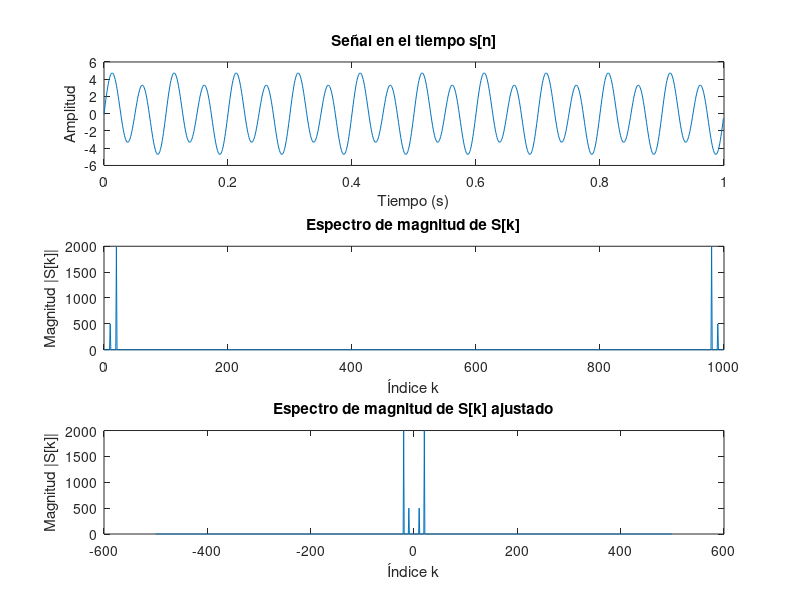
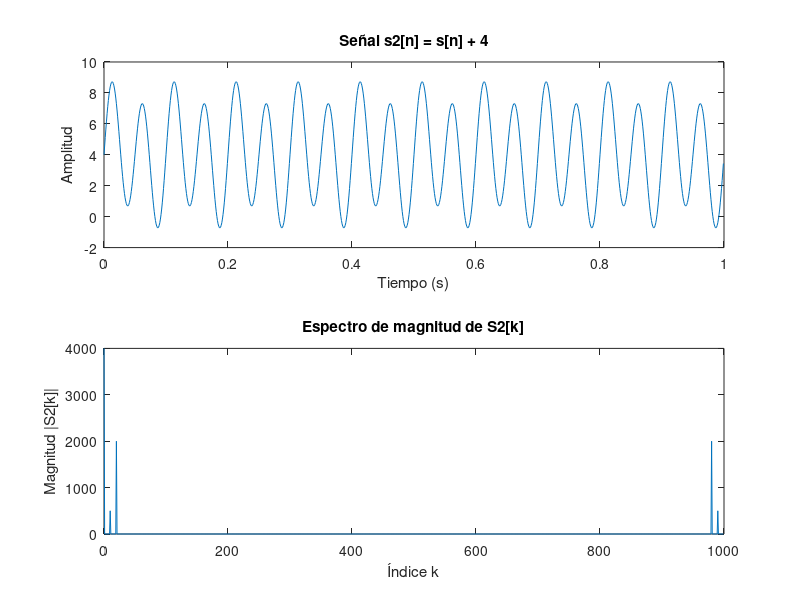

Recreate these plots in MATLAB, in order.

f1 =10;
f2 =20;
T = 0.001; % periodo de muestreo
s = @(t) sin(2*pi*f1*t) + 4*sin(2*pi*f2*t); % señal a analizar
#Ejercicio 1

tini = 0; tfin = 1; fm = 1/T;

t = tini:T:tfin-T; % vector de tiempo
s_n = s(t); % señal discreta




N = length(s_n); % número de muestras

% Calculo la TDF S[k]. Para eso voy a usar la funcion fft.
S_k = fft(s_n); % usa la formula que esta en la teoria. El resultado da N muestras
                
figure(1)
clf; % Limpia la figura actual

% Gráfico en el dominio del tiempo
subplot(3,1,1);
plot(t, s_n);
xlabel('Tiempo (s)');
ylabel('Amplitud');
title('Señal en el tiempo s[n]');

% Gráfico en el dominio de la frecuencia (TDF)
subplot(3,1,2);
plot(0:N-1, abs(S_k));
xlabel('Índice k');
ylabel('Magnitud |S[k]|');
title('Espectro de magnitud de S[k]');

# tengo que recortar laparte negativa de fft que obtengo, y pegarla en la parte negativa
# debo ajustar el espectro frecuencial para que laparte negativa quede al principio

s_negativa = S_k(N/2+1:end); % parte negativa de la FFT
s_positiva = S_k(1:N/2); % parte positiva de la FFT
S_k_ajustada = [s_negativa, s_positiva]; % ajusto el espectro frecuencial


% Gráfico en el dominio de la frecuencia (TDF) ajustado
subplot(3,1,3);
plot(-N/2:N/2-1, abs(S_k_ajustada));
xlabel('Índice k');
ylabel('Magnitud |S[k]|');
title('Espectro de magnitud de S[k] ajustado');


# Ejercicio 2

E_s1 = sum(s_n.^2); % energía de la señal s[n]

E_s2 = 1/N * sum(abs(S_k).^2); % energía de la señal s[n] usando la TDF

if abs(E_s1 - E_s2) < 1e-7
    disp('La energía calculada en el dominio del tiempo y el dominio de la frecuencia coincide.');
else
    disp('La energía calculada en el dominio del tiempo y el dominio de la frecuencia no coincide.');
end

%-----------------------------------------------------------------------------

# Realice los siguientes cambios y analice los resultados obtenidos:

s2 = @(t) s(t)  + 4;
s2_n = s2(t); % señal discreta


s2_negativa = s2_n(N/2+1:end); % parte negativa de la FFT
s2_positiva = s2_n(1:N/2); % parte positiva de la FFT
S2_k_ajustada = [s_negativa, s_positiva]; % ajusto el espectro frecuencial



% analizo los cambios en el espectro
figure(2)
clf
subplot(2,1,1);
plot(t, s2_n);
xlabel('Tiempo (s)');
ylabel('Amplitud');
title('Señal s2[n] = s[n] + 4');
subplot(2,1,2);
plot(0:N-1, abs(fft(s2_n)));
xlabel('Índice k');
ylabel('Magnitud |S2[k]|');
title('Espectro de magnitud de S2[k]');
